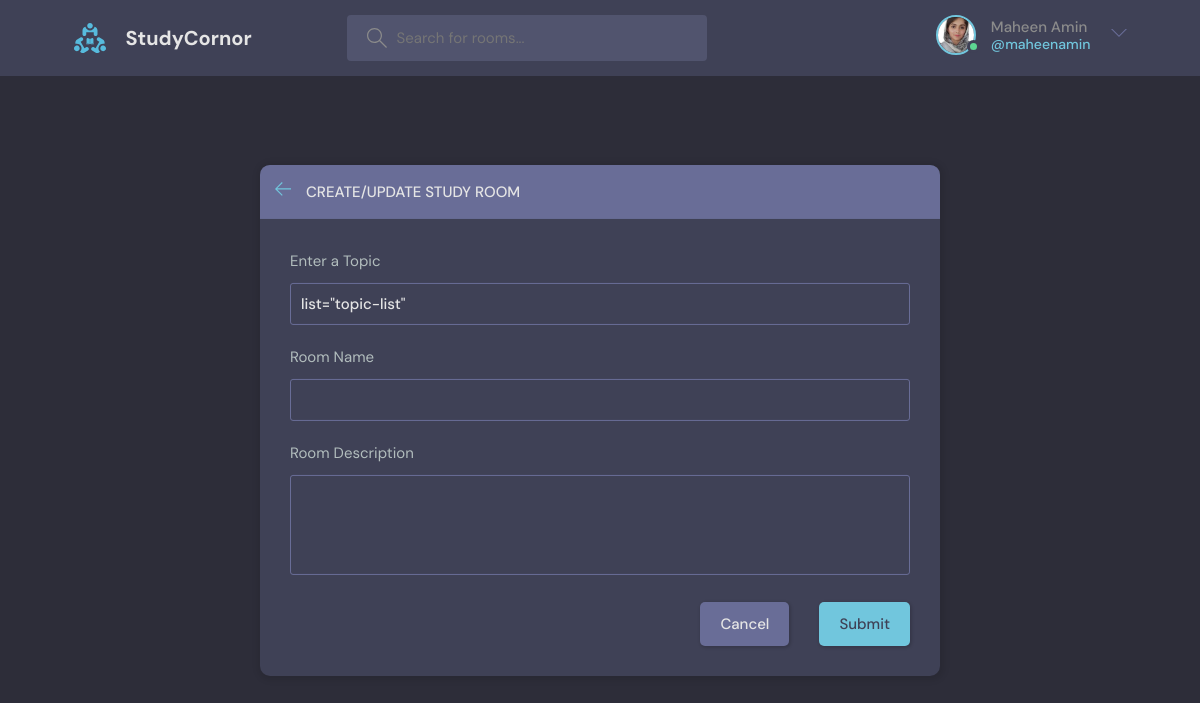
Page /createRoom/ (signed in) on the committed database.
### base/models.py (models this page shows)
class User(AbstractUser):
    name = models.CharField(max_length=200, null=True)
    email = models.EmailField(unique=True)
    bio = models.TextField(null=True)
    avatar = models.ImageField(null=True, default='avatar.svg')
    USERNAME_FIELD = 'email'
    REQUIRED_FIELDS = []

### base/views.py (the view, shortened to what this page needs)
# urls.py: path('createRoom/', views.createRoom, name="createRoom"),
@login_required(login_url="signIn")
def createRoom(request):
    form = RoomForm()
    topics = Topic.objects.all()
    context = {'form': form, 'topics': topics}
    return render(request, "base/roomForm.html", context)

### base/forms.py
class RoomForm(ModelForm):
    class Meta:
        model = Room
        fields = "__all__"
        exclude = ['host', 'participants']

### base/templates/base/roomForm.html (shortened to what this page needs)
{% extends 'base.html' %}
{% block content %}
<main class="create-room layout">
  <div class="container">
    <div class="layout__box">
      <div class="layout__boxHeader">
        <div class="layout__boxTitle">
          <a href={% url 'home' %}>
            <svg version="1.1" xmlns="http://www.w3.org/2000/svg" width="32" height="32" viewBox="0 0 32 32">
              <title>arrow-left</title>
              <path
                d="M13.723 2.286l-13.723 13.714 13.719 13.714 1.616-1.611-10.96-10.96h27.625v-2.286h-27.625l10.965-10.965-1.616-1.607z">
              </path>
            </svg>
          <h3>Create/Update Study Room</h3>
        </div>
      </div>
      <div class="layout__body">
        <form class="form" method='POST' action=''>
          <div class="form__group">
            <label for="room_topic">Enter a Topic</label>
            <input required type="text" name="topic" value={{ room.topic.name }} list="topic-list" />
          </div>
          <div class="form__group">
            <label for="room_name">Room Name</label>
            {{ form.name }}
          </div>
          <div class="form__group">
            <label for="room_description">Room Description</label>
            {{ form.description }}
          </div>
          <div class="form__action">
            <a class="btn btn--dark" href={% url 'home' %}>Cancel</a>
            <button class="btn btn--main" type="submit">Submit</button>
          </div>
        </form>
      </div>
    </div>
  </div>
</main>
{% endblock content %}

### templates/navbar.html (shortened to what this page needs)
{% load static %}
<header class="header header--loggedIn">
    <div class="container">
      <a href={% url 'home' %} class="header__logo">
        <img src={% static 'images/logo.svg' %} />
        <h1>StudyCornor</h1>
      </a>
      <form class="header__search" action={% url 'home' %}>
        <label>
          <input name="q" placeholder="Search for rooms..." />
        </label>
      <nav class="header__menu">
        {% if request.user.is_authenticated %}
        <div class="header__user">
          <a href={% url 'updateUser' %}>
            <div class="avatar avatar--medium active">
              <img src={{ request.user.avatar.url }}/>
            </div>
            <p>{{ request.user.name }} <span>@{{ request.user.username }}</span></p>
          <button class="dropdown-button">
            <svg version="1.1" xmlns="http://www.w3.org/2000/svg" width="32" height="32" viewBox="0 0 32 32">
              <title>chevron-down</title>
              <path d="M16 21l-13-13h-3l16 16 16-16h-3l-13 13z"></path>
            </svg>
          </button>
        </div>
        {% else %}
        <a href={% url 'signIn' %}>
          <img src={% static 'images/avatar.svg' %} />
          <p>Login</p>
        </a>
        {% endif %}
      </nav>
    </div>
</header>

### rows in the picture
User: user.avatar (picture), user.name "Maheen Amin", user.username "maheenamin"
